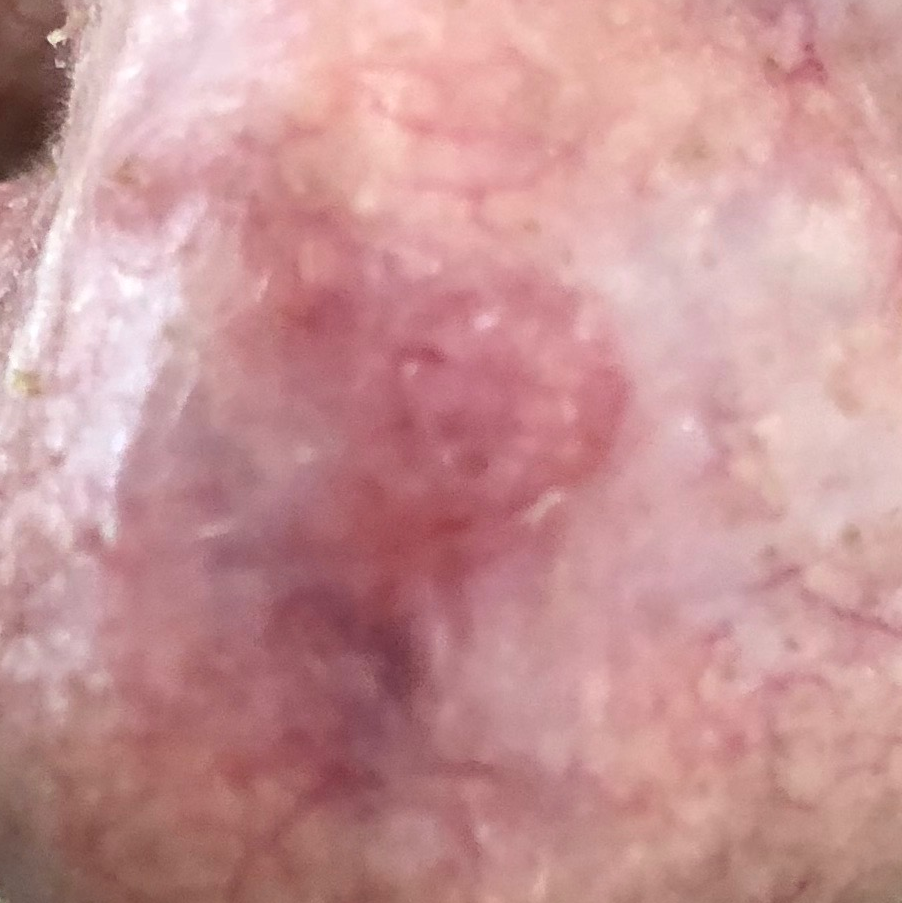
#> input picture data/images/images_evaluate/PAT_31_43_129.png, 902 x 903 px
$ python evaluate_classifier.py
#> lines starting #> are read from the running program, lines starting #| are printed output that depends on the picture; after the words box and inside, x2 and y2 are one past the last pixel; in counts of white or black regions, pixels touching at a corner belong together
### fyp2024/extract_features.py

import numpy as np
import cv2

from statistics import mean
import os
import csv
from scipy import ndimage
from sklearn.cluster import KMeans
import pandas as pd
from os.path import exists


def extract_features(image,mask):

    """
    Args:
        image: The image to process.
        mask: its mask.

    Returns:
        array with features array

    """

    # Initializing an array to store feature values
    num_features=4
    features = np.zeros(num_features, dtype=np.float16)

    # Feature 1: Assymetry
    features[0] = calculate_symmetry_level(check_symmetry(mask))

    # Feature 2: Colours
    features[1] = color_analysis(image,mask)

    # Feature 3: Dots and Globules
    if (features[1] >= 2):
        features[2] = detect_dots(image,mask)
    else :
        features[2] = 0

    # Feature 4: Compactness
    features[3] = calculate_compactness(mask)

    return features


def check_symmetry(mask):

    """
     Args:
        image: The image to process.
        mask: Its mask.

    Returns:
        level of assymetry from 1 to 3

    """
    # Load the mask
    # mask = cv2.imread(image, cv2.IMREAD_GRAYSCALE)
    # Resize mask to match image size if they don't match

    area = np.sum(mask)  # defect area
    com = ndimage.center_of_mass(mask)  # find the center of mass
    com = (int(com[0]), int(com[1]))  # convert coordinates to integers

    # Create a mask with the defect contour
    brush = ndimage.generate_binary_structure(2, 1)  # create a brush for erosion
    eroded = ndimage.binary_erosion(mask, brush)  # mask after erosion
    border = mask - eroded  # defect contour
    rows, cols = np.nonzero(border)  # find contour coordinates
    coords = zip(rows, cols)  # collect coordinates

    # Find the distance from the center of mass to each contour pixel
    dist_list = []
    for r, c in coords:
        dist_list.append(int(np.sqrt((r - com[0]) ** 2 + (c - com[1]) ** 2)))  # Euclidean distance

    # Maximum distance from the center of mass to the mask edge + 10 pixels
    max_dist = max(dist_list) + 10

    # Crop the mask to a square with a side of max_dist+10 with the center at com
    r1 = com[0] - max_dist  # lower boundary for row
    r2 = com[0] + max_dist  # upper boundary for row
    c1 = com[1] - max_dist  # left boundary for column
    c2 = com[1] + max_dist  # right boundary for column

    # If any of the boundaries go beyond the image boundaries,
    # add empty rows/columns to the mask up to a distance of max_dist+10
    # this keeps com in the center and the mask square
    if r1 < 0:
        mask = np.append(np.zeros([abs(r1), mask.shape[1]]), mask, 0)
        r2 += abs(r1)
        r1 = 0
    if c1 < 0:
        mask = np.append(np.zeros([mask.shape[0], abs(c1)]), mask, 1)
        c2 += abs(c1)
        c1 = 0
    if r2 > mask.shape[0]:
        mask = np.append(mask, np.zeros([r2 - mask.shape[0], mask.shape[1]]), 0)
        r2 = mask.shape[0]
    if c2 > mask.shape[1]:
        mask = np.append(mask, np.zeros([mask.shape[0], c2 - mask.shape[1]]), 1)
        c2 = mask.shape[1]

    # Make a square around the defect
    new_mask = mask[r1:r2, c1:c2]

    # Check and correct if new_mask is odd along one of the axes
    if new_mask.shape[0] % 2 != 0:
        new_mask = np.append(new_mask, np.zeros([1, new_mask.shape[1]]), 0)
    if new_mask.shape[1] % 2 != 0:
        new_mask = np.append(new_mask, np.zeros([new_mask.shape[0], 1]), 1)

    def split_vertical():
        # Check symmetry along the vertical axis (left-right)
        mask_left, mask_right = np.split(new_mask, 2, axis=1)
        mask_left = mask_left.astype(np.int8)
        mask_right = mask_right.astype(np.int8)
        reflect_mask_left = np.flip(mask_left, axis=1)
        reflect_mask_left = reflect_mask_left.astype(np.int8)
        sym = np.abs(mask_right - reflect_mask_left)
        ratio = 2 * np.sum(sym) / area
        return ratio

    def split_horizontal():
        # Check symmetry along the horizontal axis (up-down)
        mask_up, mask_down = np.split(new_mask, 2, axis=0)
        mask_up = mask_up.astype(np.int8)
        mask_down = mask_down.astype(np.int8)
        reflect_mask_up = np.flip(mask_up, axis=0)
        reflect_mask_up = reflect_mask_up.astype(np.int8)
        sym = np.abs(mask_down - reflect_mask_up)
        ratio = 2 * np.sum(sym) / area
        return ratio

    def split_downwards_diagonal():
        # Check symmetry along the diagonal (left-down)
        mask_up = np.triu(new_mask)
        mask_up = mask_up.astype(np.int8)
        rotate_mask_up = np.transpose(mask_up)
        rotate_mask_up = rotate_mask_up.astype(np.int8)
        mask_down = np.tril(new_mask)
        mask_down = mask_down.astype(np.int8)
        sym = np.abs(mask_down - rotate_mask_up)
        ratio = 2 * np.sum(sym) / area
        return ratio

    def split_upwards_diagonal():
        # Check symmetry along the diagonal (left-up)
        new_new_mask = np.flip(new_mask, axis=1)
        mask_up = np.triu(new_new_mask)
        mask_up = mask_up.astype(np.int8)
        rotate_mask_up = np.transpose(mask_up)
        rotate_mask_up = rotate_mask_up.astype(np.int8)
        mask_down = np.tril(new_new_mask)
        mask_down = mask_down.astype(np.int8)
        sym = np.abs(mask_down - rotate_mask_up)
        ratio = 2 * np.sum(sym) / area
        return ratio

    ratio = mean([split_vertical(), split_horizontal(), split_downwards_diagonal(), split_upwards_diagonal()])
    return ratio


def calculate_symmetry_level(asymmetry_ratio):
    if asymmetry_ratio < 0.1:
        return 1  # symmetric
    elif asymmetry_ratio < 0.3:
        return 2  # symmetric along only one axis
    else:
        return 3  # asymmetric


def process_images_with_masks(image, mask):
    """
    Args:
        image: The image to process.
        mask: Its mask.

    Returns:
        image with green circles around the detected dots merged with mask
    """

    gray = cv2.cvtColor(image, cv2.COLOR_BGR2GRAY)

    # Improve contrast with CLAHE
    clahe = cv2.createCLAHE(clipLimit=2.0, tileGridSize=(8, 8))
    equalized = clahe.apply(gray)

    # Apply median blur
    blur = cv2.medianBlur(equalized, 5)

    # Use adaptive thresholding
    thresh = cv2.adaptiveThreshold(blur, 255, cv2.ADAPTIVE_THRESH_GAUSSIAN_C,
                                    cv2.THRESH_BINARY_INV, 25, 8)

    # Morphological operations
    kernel = np.ones((3, 3), np.uint8)
    morphed = cv2.morphologyEx(thresh, cv2.MORPH_OPEN, kernel, iterations=1)

    # Find contours with area filter
    contours, _ = cv2.findContours(morphed, cv2.RETR_EXTERNAL, cv2.CHAIN_APPROX_SIMPLE)
    larger_dot_area_threshold = 100

    for cnt in contours:
        area = cv2.contourArea(cnt)
        if area > larger_dot_area_threshold:
            # Check if contour is approximately circular
            perimeter = cv2.arcLength(cnt, True)
            circularity = 4 * np.pi * (area / (perimeter * perimeter))
            if circularity > 0.1:
                # Check if contour touches border
                x, y, w, h = cv2.boundingRect(cnt)
                if x > 1 and y > 1 and (x + w) < image.shape[1] - 1 and (y + h) < image.shape[0] - 1:
                    # Draw circle for each dot
                    cv2.circle(image, (int(x + w / 2), int(y + h / 2)), int((w + h) / 2), (0, 255, 0), 2)

    # Resize mask to match image size if they don't match
    if image.shape[:2] != mask.shape:
        mask = cv2.resize(mask, (image.shape[1], image.shape[0]), interpolation=cv2.INTER_NEAREST)

    # Apply mask (mask should be 255 for the regions to keep)
    result = cv2.bitwise_and(image, image, mask=mask)

    return result


def detect_dots(image,mask):

    image_with_dots=process_images_with_masks(image, mask)
    #Detects green circles in an image.

    """
    Args:
        image: The image to process.
        mask: Its mask.

    Returns:
        1 if a green circle is found, 0 otherwise.

    """
    # Convert the image to HSV color space
    hsv = cv2.cvtColor(image_with_dots, cv2.COLOR_BGR2HSV)

    # Define the lower and upper bounds for green color in HSV
    lower_green = np.array([40, 50, 50], dtype="uint8")
    upper_green = np.array([80, 255, 255], dtype="uint8")

    # Create a mask for green pixels
    mask = cv2.inRange(hsv, lower_green, upper_green)

    # Apply Hough circle transform to find circles in the mask
    circles = cv2.HoughCircles(mask, cv2.HOUGH_GRADIENT, 1, 20,
                                param1=50, param2=30, minRadius=10, maxRadius=200)

    # Check if any circles were found
    if circles is not None:
    # Convert the circles from a tuple to a NumPy array
        circles = np.uint16(np.around(circles[0, :]))

        # Draw the detected circles on the original image (optional)
        for (x, y, r) in circles:
            cv2.circle(image, (x, y), r, (0, 255, 0), 2)

        # Return 1 if at least one green circle is found
        return 1
    else:
        # Return 0 if no green circles are found
        return 0


def calculate_compactness(image):
    """
    Args:

        mask: Mask of the image.

    Returns:
        level of compactness

    """

    # Threshold the image to create a binary mask
    _, thresh = cv2.threshold(image, 0, 255, cv2.THRESH_BINARY | cv2.THRESH_OTSU)

    # Find contours in the binary mask
    contours, _ = cv2.findContours(thresh, cv2.RETR_EXTERNAL, cv2.CHAIN_APPROX_SIMPLE)

    # Check if contours were found
    if len(contours) == 0:
        # No contours found, handle this case
        print("No contours found in the image.")
        return None

    # Select the largest contour
    contour = max(contours, key=cv2.contourArea)

    # Calculate area and perimeter of the contour
    area = cv2.contourArea(contour)
    perimeter = cv2.arcLength(contour, True)

    # Calculate compactness
    compactness = (perimeter ** 2) / (4 * np.pi * area)

    return compactness


def color_analysis(image, mask):
    """
    Args:
        #image: The image to process.
        #mask: Its mask.

    #Returns:
        # Number of colors detected from 0 to 6
    """
    # Convert image to HSV color space
    hsv_image = cv2.cvtColor(image, cv2.COLOR_BGR2HSV)

    # Define color ranges for each shade
    color_ranges = {
        'white': ([0, 0, 150], [180, 50, 255]),  # HSV range for white
        'red': ([0, 50, 50], [5, 255, 255]),  # HSV range for red (lower range)
        'red2': ([170, 50, 50], [180, 255, 255]),  # HSV range for red (upper range)
        'light_brown': ([10, 50, 50], [30, 255, 255]),  # HSV range for light brown
        'dark_brown': ([0, 50, 50], [20, 255, 150]),  # HSV range for dark brown
        'blue_gray': ([90, 50, 50], [120, 255, 255]),  # HSV range for blue-gray
        'black': ([0, 0, 0], [180, 255, 30])  # HSV range for black
    }

    color_regions = {}
    present_colors = []

    for color_name, (lower, upper) in color_ranges.items():

        # Create mask using the color range
        lower = np.array(lower, dtype=np.uint8)
        upper = np.array(upper, dtype=np.uint8)
        color_mask = cv2.inRange(hsv_image, lower, upper)


        if color_mask.shape[:2] != mask.shape:
            mask = cv2.resize(mask, (color_mask.shape[1], color_mask.shape[0]), interpolation=cv2.INTER_NEAREST)

        # Apply provided mask
        masked_color_mask = cv2.bitwise_and(color_mask, mask)

        # Find contours in the masked color mask
        contours, _ = cv2.findContours(masked_color_mask, cv2.RETR_EXTERNAL, cv2.CHAIN_APPROX_SIMPLE)

        # Filter out small contours
        filtered_contours = [cnt for cnt in contours if cv2.contourArea(cnt) > 100]

        if len(filtered_contours) > 0:
            color_regions[color_name] = filtered_contours
            present_colors.append(color_name)

    colors_number = len(color_regions)
    if 'red' in present_colors and 'red2' in present_colors:
        colors_number -= 1

    return colors_number


# [67 lines left out: function process_images, not called in this run]

### fyp2024/evaluate_classifier.py
import pickle
import numpy as np
import cv2
import os

from extract_features import extract_features

def classify(img, mask):
    """
    Classifies an image based on extracted features and a pre-trained classifier.

    Args:
        img (np.array): The image data as a NumPy array.
        mask (np.array): The mask data as a NumPy array.

    Returns:
        tuple: A tuple containing the predicted label and the probabilities for each class.
    """

    # img = cv2.resize(img, (256, 256))
    # mask = cv2.resize(mask, (256, 256))

    # Extract features using the function defined in extract_features.py
    features = extract_features(img, mask).reshape(1, -1)

    # Load the trained classifier
    try:
        with open(r"Queen_Snakes_classifier.sav", 'rb') as file:
            classifier = pickle.load(file)
    except FileNotFoundError:
        print("Model file not found. Please ensure the model path is correct.")
        return None, None
    except Exception as e:
        print(f"An error occurred while loading the model: {e}")
        return None, None

    # Predict the label and the posterior probability for the given image
    pred_label = classifier.predict(features)
    pred_prob = classifier.predict_proba(features)

    # Print the results
    print('Predicted label is:', pred_label)
    print('Predicted probability is:', pred_prob)

    return pred_label, pred_prob

# Example usage:

path_image = '..' + os.sep + 'data' + os.sep + 'images' + os.sep + 'images_evaluate/PAT_31_43_129.png'
path_mask = '..' + os.sep + 'data' + os.sep + 'images' + os.sep + 'masks_evaluate/PAT_31_43_129_mask.png'

img = cv2.imread(path_image)
#> img is the input picture: shape (903, 902, 3); mean B, G, R 150.5, 149.5, 199.8
mask = cv2.imread(path_mask, cv2.IMREAD_GRAYSCALE)
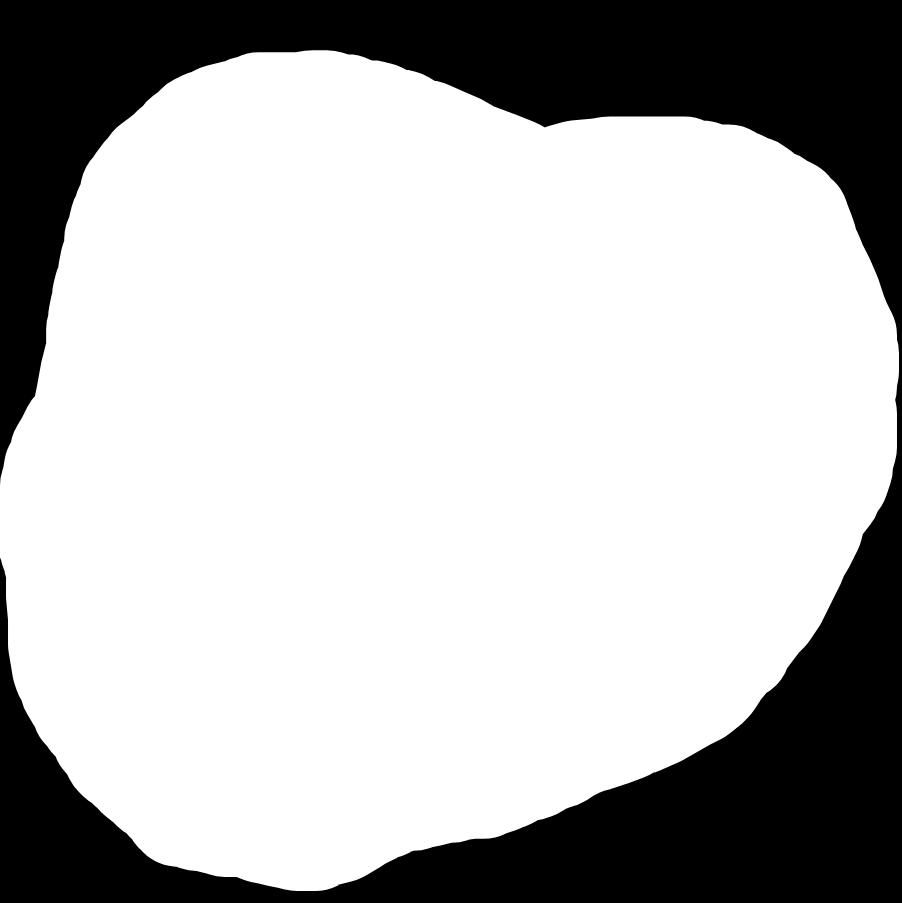
#> input picture data/images/masks_evaluate/PAT_31_43_129_mask.png, 902 x 903 px
#> mask is the input picture: shape (903, 902); min 0, max 255, mean 183.2
label, probability = classify(img, mask)
#> in check_symmetry, `area = np.sum(mask)`: area = 149223947
#> in check_symmetry, `com = ndimage.center_of_mass(mask)`: com = (460.1, 426.2)
#> in check_symmetry, `com = (int(com[0]), int(com[1]))`: com = (460, 426)
#> in check_symmetry, `eroded = ndimage.binary_erosion(mask, brush)`:
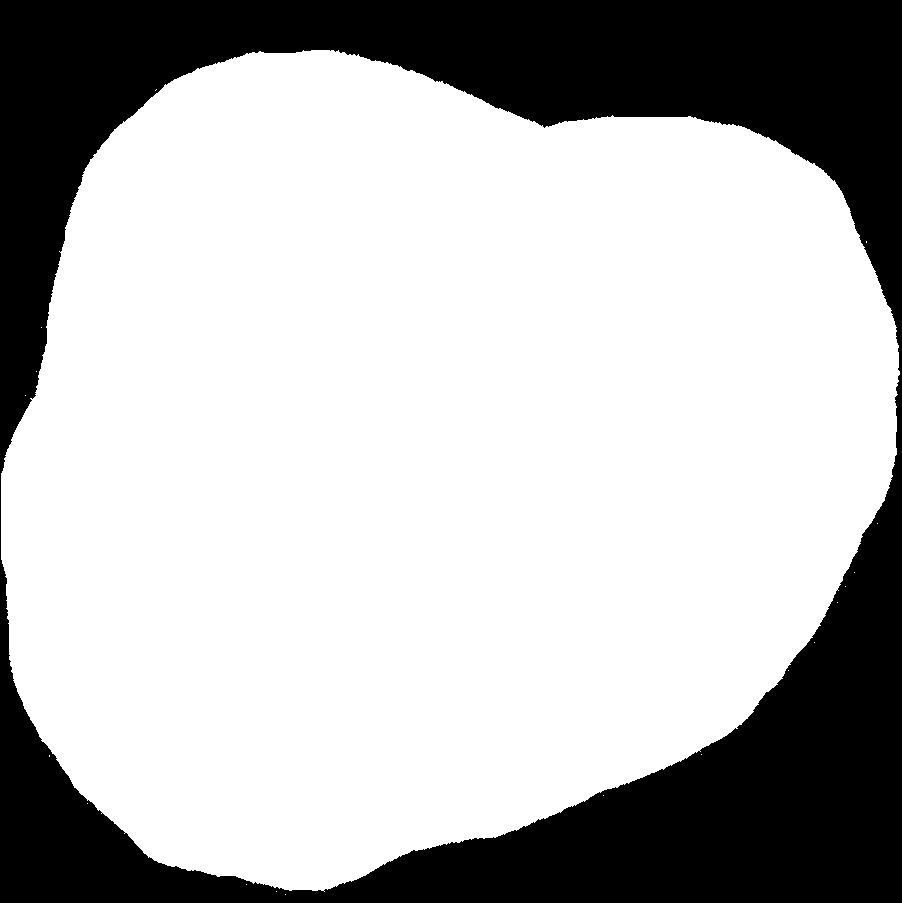
#> eroded: shape (903, 902) bool; 71.8% white; 1 black region, box (x1, y1, x2, y2) and area: (0, 0, 902, 903) 229791
#> the loop in check_symmetry, `for r, c in coords:` made 591747 passes
#> (r, c) on passes 1 to 3: (48, 244), (48, 245), (48, 246)
#> after the loop in check_symmetry, `for r, c in coords:`: dist_list = 591747 items
#> in check_symmetry, `max_dist = max(dist_list) + 10`: max_dist = 512
#> in check_symmetry, `r1 = com[0] - max_dist`: r1 = -52
#> in check_symmetry, `r2 = com[0] + max_dist`: r2 = 972
#> in check_symmetry, `c1 = com[1] - max_dist`: c1 = -86
#> in check_symmetry, `c2 = com[1] + max_dist`: c2 = 938
#> in check_symmetry, `r2 += abs(r1)`: r2 = 1024
#> in split_vertical, `ratio = 2 * np.sum(sym) / area`: ratio = 0.00396
#> in split_horizontal, `ratio = 2 * np.sum(sym) / area`: ratio = 0.00359
#> in split_downwards_diagonal, `ratio = 2 * np.sum(sym) / area`: ratio = 0.00369
#> in split_upwards_diagonal, `ratio = 2 * np.sum(sym) / area`: ratio = 0.00372
#> in check_symmetry, `ratio = mean([split_vertical(), split_horizontal(), split_downwards_di..`: ratio = 0.00374
#> the loop in color_analysis, `for color_name, (lower, upper) in color_ranges.items():` made 7 passes
#> (lower, upper) on passes 1, 2, 3, 5: ([0, 0, 150], [180, 50, 255]), ([0, 50, 50], [5, 255, 255]), ([170, 50, 50], [180, 255, 255]), ([0, 50, 50], [20, 255, 150])
#> after the loop in color_analysis, `for color_name, (lower, upper) in color_ranges.items():`: color_regions = 4 items; present_colors = ['white', 'red', 'red2', 'dark_brown']
#> in color_analysis, `colors_number = len(color_regions)`: colors_number = 4
#> in color_analysis, `colors_number -= 1`: colors_number = 3
#> in process_images_with_masks, `kernel = np.ones((3, 3), np.uint8)`: kernel = [[1, 1, 1], [1, 1, 1], [1, 1, 1]]
#> in process_images_with_masks, `contours, _ = cv2.findContours(morphed, cv2.RETR_EXTERNAL, cv2.CHAIN_A..`: contours = 507 contours, 278 with area under 20; largest, box (x1, y1, x2, y2) and area: (25, 190, 63, 313) 806, (0, 323, 17, 385) 294, (52, 306, 66, 339) 232, (0, 271, 18, 307) 231, (60, 271, 73, 302) 227
#> the loop in process_images_with_masks, `for cnt in contours:` made 507 passes
#> (area, perimeter, circularity, x, y, w, h) on passes 29, 105, 111, 123: (126.5, 79.36, 0.252, 467, 828, 13, 31), (130.5, 64.87, 0.39, 811, 674, 21, 17), (107.5, 48.38, 0.577, 722, 666, 14, 15), (112, 43.8, 0.734, 784, 638, 15, 13)
#> in detect_dots, `lower_green = np.array([40, 50, 50], dtype="uint8")`: lower_green = [40, 50, 50]
#> in detect_dots, `upper_green = np.array([80, 255, 255], dtype="uint8")`: upper_green = [80, 255, 255]
#> in detect_dots, `mask = cv2.inRange(hsv, lower_green, upper_green)`:
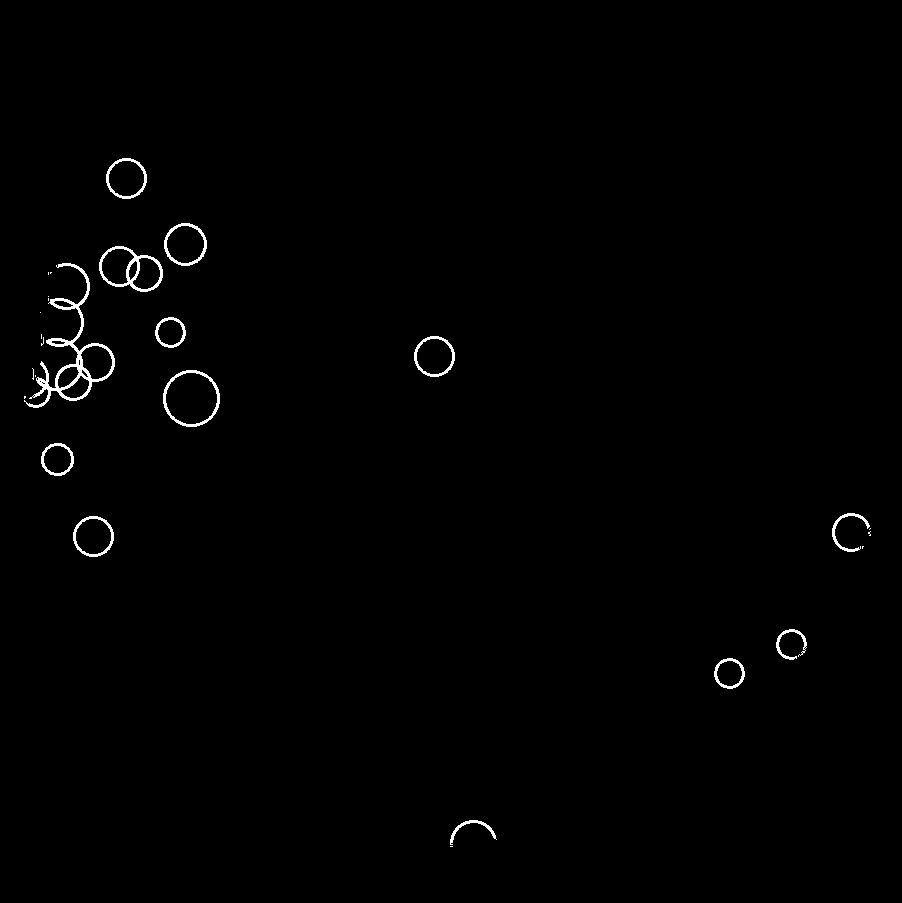
#> mask: shape (903, 902); 0.73% white; 27 white regions (14 under 20 px)
#> in detect_dots, `circles = cv2.HoughCircles(mask, cv2.HOUGH_GRADIENT, 1, 20, param1=50,..`: circles = 17 rows, first 8: [190.5, 397.5, 28.1], [125.5, 178.5, 20.2], [59.5, 322.5, 23.9], [118.5, 266.5, 20.4], [93.5, 537.5, 19], [184.5, 243.5, 18.8], [56.5, 361.5, 24.6], [56.5, 458.5, 13.8]
#> in detect_dots, `circles = np.uint16(np.around(circles[0, :]))`: circles = 17 rows, first 8: [190, 398, 28], [126, 178, 20], [60, 322, 24], [118, 266, 20], [94, 538, 19], [184, 244, 19], [56, 362, 25], [56, 458, 14]
#> the loop in detect_dots, `for (x, y, r) in circles:` made 17 passes
#> in calculate_compactness, `contours, _ = cv2.findContours(thresh, cv2.RETR_EXTERNAL, cv2.CHAIN_AP..`: contours = 1 contour; box (x1, y1, x2, y2) and area: (0, 50, 899, 891) 583856
#> in calculate_compactness, `contour = max(contours, key=cv2.contourArea)`: contour = contour of 1303 points, box (x1, y1, x2, y2) (0, 50, 899, 891), area 583856
#> in calculate_compactness, `area = cv2.contourArea(contour)`: area = 583855.5
#> in calculate_compactness, `perimeter = cv2.arcLength(contour, True)`: perimeter = 2972
#> in calculate_compactness, `compactness = (perimeter ** 2) / (4 * np.pi * area)`: compactness = 1.2
#> in classify, `features = extract_features(img, mask).reshape(1, -1)`: features = [[1, 3, 1, 1.2]]
